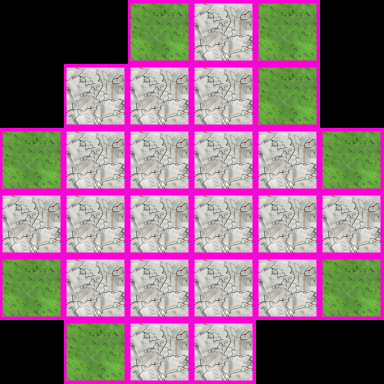

This is a level from a 2D game, rendered from its Tiled map with the project's own tilesets. A one-line summary and the map file follow, with tile-layer data summarised:
An orthogonal 6x6 tile map with 64x64 px tiles, 1 tile layer (BG_TILES) and 34 objects (21x rocks, 5x marsh_bush, 4x rock1, 2x lootcontainer, big_rock, ...).

<map version="1.0" orientation="orthogonal" width="6" height="6" tilewidth="64" tileheight="64">
 <tileset firstgid="1" source="dont_starve/ground.tsx" />
 <layer name="BG_TILES" width="6" height="6">
  <data>[36 cells, 28 non-empty, 2 distinct tile ids]</data>
 </layer>
 <objectgroup name="FG_OBJECTS" width="6" height="6">
  <object type="big_rock" x="191" y="189" />
  <object type="rock1" x="237" y="223" />
  <object type="rock1" x="160" y="251" />
  <object type="rock1" x="113" y="205" />
  <object type="rock1" x="195" y="118" />
  <object type="marsh_bush" x="249" y="153" />
  <object type="rocks" x="256" y="185" />
  <object type="rocks" x="278" y="205" />
  <object type="rocks" x="242" y="259" />
  <object type="rocks" x="195" y="221" />
  <object type="rocks" x="207" y="259" />
  <object type="rocks" x="117" y="245" />
  <object type="rocks" x="145" y="165" />
  <object type="rocks" x="69" y="141" />
  <object type="rocks" x="146" y="109" />
  <object type="rocks" x="146" y="17" />
  <object type="rocks" x="269" y="42" />
  <object type="rocks" x="241" y="90" />
  <object type="rocks" x="320" y="149" />
  <object type="rocks" x="297" y="285" />
  <object type="rocks" x="195" y="298" />
  <object type="rocks" x="185" y="360" />
  <object type="rocks" x="109" y="344" />
  <object type="rocks" x="111" y="282" />
  <object type="rocks" x="50" y="267" />
  <object type="rocks" x="42" y="197" />
  <object type="rocks" x="280" y="230" />
  <object type="marsh_bush" x="161" y="186" />
  <object type="marsh_bush" x="166" y="283" />
  <object type="marsh_bush" x="169" y="137" />
  <object type="marsh_bush" x="261" y="237" />
  <object type="lootcontainer" x="112" y="120" />
  <object type="lootcontainer" x="262" y="303" />
  <object type="firepit" x="113" y="178" />
 </objectgroup>
</map>
